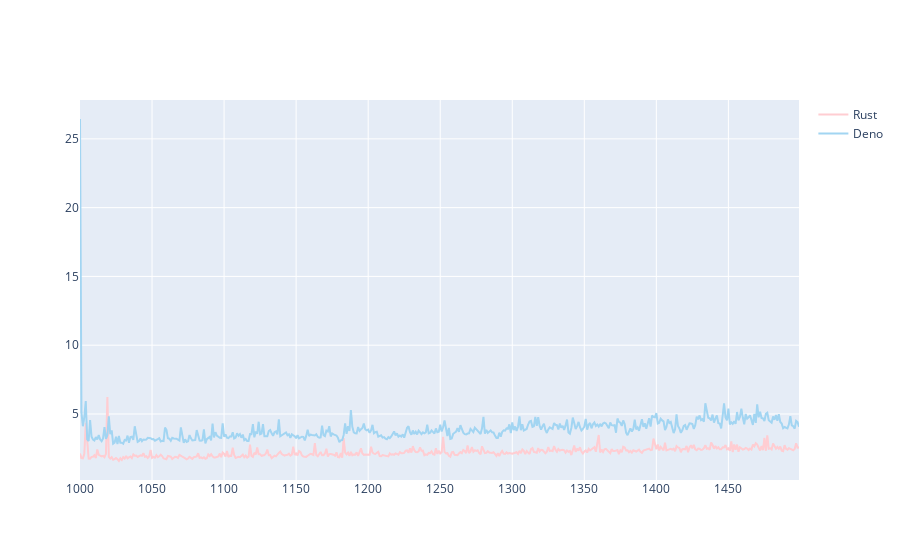

Here is the notebook cell this chart was saved with:
### Markdown cell above
# Secret Box

### Code cell
import plotly.graph_objects as go
trace_rust = go.Line(x=secret_source_data.Serie,
            y=secret_source_data.Rust,
			name='Rust',
            marker=dict(color='#ffcdd2'))

trace_deno = go.Line(x=secret_source_data.Serie,
			y=secret_source_data.Deno,
			name='Deno',
            marker=dict(color='#A2D5F2'))



data = [trace_rust, trace_deno]

# py.iplot([trace_rust], filename='rust_timings')
# py.iplot([trace_deno], filename='deno_timings')

py.iplot(data, filename='jupyter-basic_bar')

### Figure 1 — Plotly figure (JSON) as saved in the notebook; plotly's stock layout.template omitted (floating-point values rounded to 4 significant figures; data arrays with more than 128 entries replaced by an {"elided": "..."} marker saying what was removed)
{"data": [{"marker": {"color": "#ffcdd2"}, "name": "Rust", "type": "scatter", "x": {"elided": "500 int values"}, "y": {"elided": "500 float values"}}, {"marker": {"color": "#A2D5F2"}, "name": "Deno", "type": "scatter", "x": {"elided": "500 int values"}, "y": {"elided": "500 float values"}}], "layout": {}}
